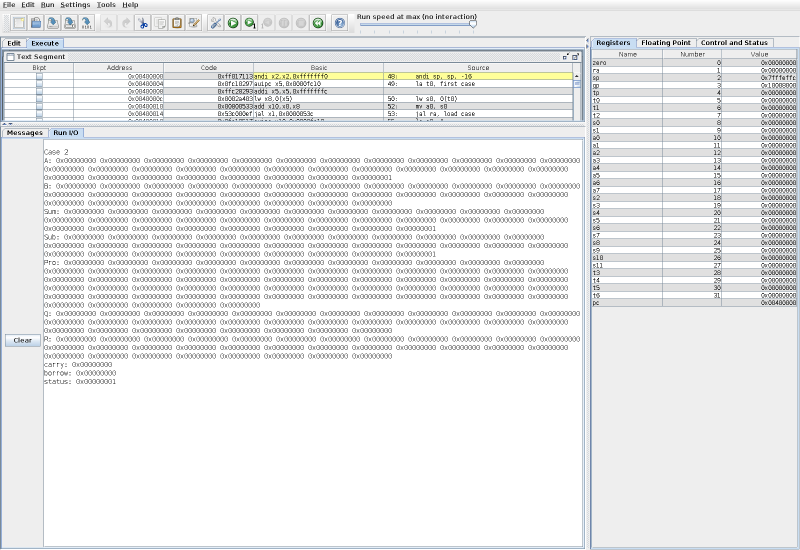
#> input picture lab/images/02-case-02-run-io.png, 1600 x 1100 px (shown at 1/2 size); its folder holds 4 pictures in this run
$ python make-figures.py
#> lines starting #> are read from the running program, lines starting #| are printed output that depends on the picture
#!/usr/bin/env python3
"""Crop the RARS screenshots in lab/images/ into the figures used by the report.

Each figure keeps only what the text discusses: the breakpoint line in the
Text Segment, the relevant rows of the Registers panel, and the relevant
cells of the Data Segment (boxed in red). Output goes to lab/images/report/.
All screenshots are 1600x1100 with the same RARS window layout.
"""
from pathlib import Path
from PIL import Image, ImageDraw, ImageFont

IMG = Path(__file__).resolve().parent.parent / "images"
OUT = IMG / "report"
FONT = ImageFont.truetype("/usr/share/fonts/truetype/wqy/wqy-zenhei.ttc", 20)
RED = (220, 0, 0)
ROW = 15

# Registers panel: header row, then zero..t6 and pc, 15 px each.
REG_NAMES = ["zero", "ra", "sp", "gp", "tp", "t0", "t1", "t2", "s0", "s1",
             "a0", "a1", "a2", "a3", "a4", "a5", "a6", "a7",
             "s2", "s3", "s4", "s5", "s6", "s7", "s8", "s9", "s10", "s11",
             "t3", "t4", "t5", "t6", "pc"]
REG_HEAD_Y, REG_ROW0_Y = 95, 117
REG_COLS = [(1180, 1326), (1442, 1598)]          # Name, Value

# Text Segment: header row and the yellow highlighted (current) line.
TEXT_HEAD_Y = 125
TEXT_COLS = [(150, 330), (508, 1150)]            # Address, Basic + Source

# Data Segment: header row, then rows of 8 words.
DATA_HEAD_Y, DATA_ROW0_Y = 473, 488
DATA_COLX = [10, 135, 262, 388, 514, 640, 766, 892, 1020, 1146]  # Address, +0 .. +1c


# [20 lines left out: functions hcat, vcat, not called in this run]


def columns(im, y0, y1, cols):
    return hcat([im.crop((a, y0, b, y1)) for a, b in cols], gap=2, bg=(160, 160, 160))


# [48 lines left out: functions label, text_rows, reg_rows, data_cells, not called in this run]


def shot(name):
#> called with name = '02-case-02-run-io'
    return Image.open(IMG / f"{name}.png").convert("RGB")
#> returned value is the input picture: PIL image 1600x1100 RGB; mean R, G, B 232.9, 233.9, 234.3


def save(img, name):
    OUT.mkdir(exist_ok=True)
    img.save(OUT / f"{name}.png")
    print(name, img.size)


def run_io(name, last_line_y):
    """Text area of the Run I/O tab, trimmed below the last line of output."""
    im = shot(name).crop((83, 286, 1165, last_line_y))
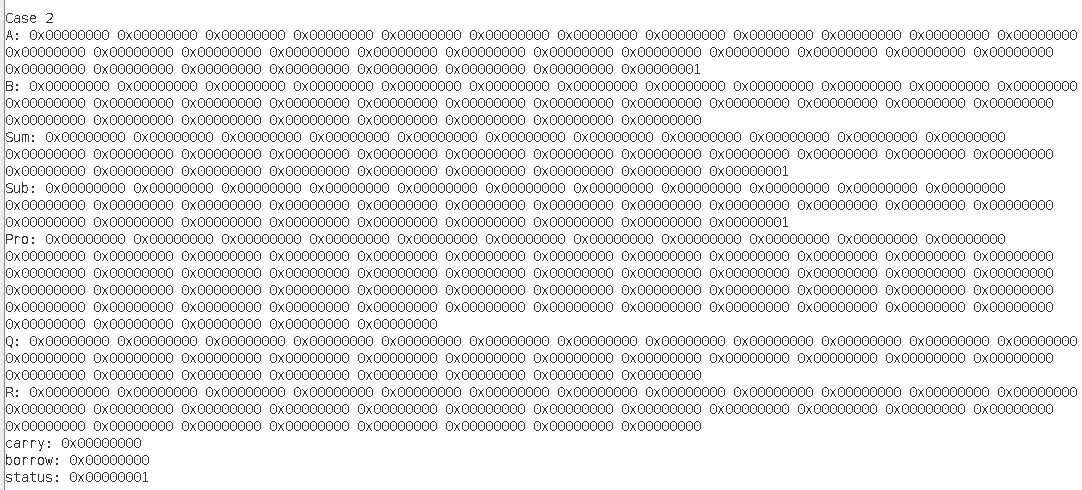
#> im: PIL image 1082x490 RGB; mean R, G, B 232.3, 232.3, 232.3
    g = im.convert("L")
    rows = [y for y in range(g.height) if g.crop((0, y, g.width, y + 1)).getextrema()[0] < 120]
#> rows = 287 values from 13 to 481
    return im.crop((0, max(rows[0] - 4, 0), im.width, rows[-1] + 5))
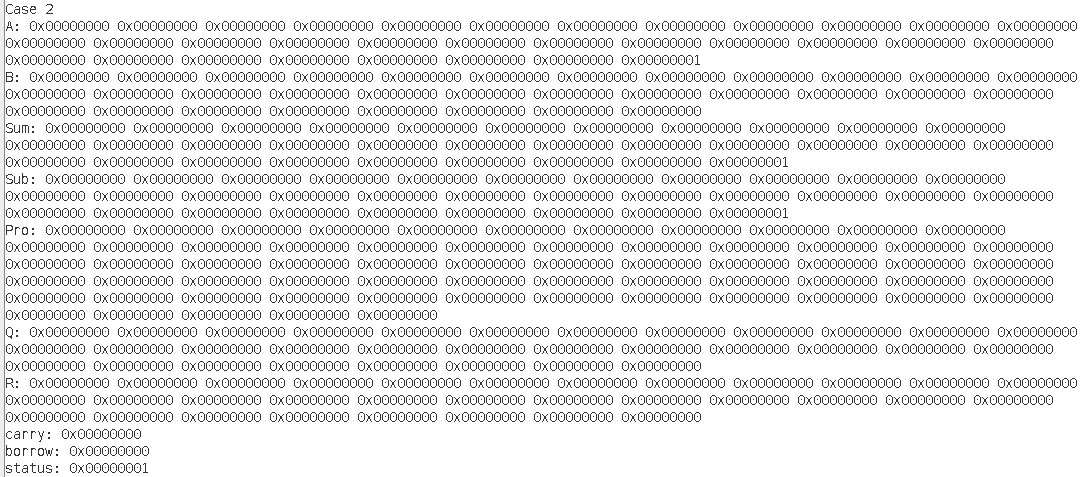
#> returned value: PIL image 1082x477 RGB; mean R, G, B 231.7, 231.7, 231.7


def main():
    # Run I/O output of one case (the text area of the Run I/O tab).
    for case in ("02", "08", "10"):
        save(run_io(f"02-case-{case}-run-io", 776), f"run-io-case-{case}")
#| run-io-case-02 (1082, 477)

    # Instruction Counter (case 8): the counter dialog and the first lines of Run I/O.
    im = shot("01-instruction-counter")
    save(vcat([im.crop((563, 400, 1037, 696)), im.crop((83, 836, 1165, 1002))], gap=8), "instruction-counter")

    # Registers before / after div1024, and after mul1024.
    regs = ["sp", "s0", "s1", "s2", "s3", "s4", "a0", "pc"]
    blocks = []
    for f, t in (("03c-after-mul", "mul1024 返回后"), ("03a-before-div", "调用 div1024 前"), ("03b-after-div", "div1024 返回后")):
        r = reg_rows(shot(f), regs)
        blocks.append(vcat([label(t, r.width), r]))
    save(hcat(blocks, gap=24), "regs-call")

    # add1024 / sub1024: breakpoint line + registers at the first two stops.
    for pre, title in (("04", "add-carry"), ("05", "sub-borrow")):
        a, b = shot(f"{pre}a-{title}-1"), shot(f"{pre}b-{title}-2")
        rows = ["a0", "t1", "t2", "t3", "t4", "t5", "pc"]
        ra, rb = reg_rows(a, rows), reg_rows(b, rows)
        pair = hcat([vcat([label("第 1 次停下（i = 0）", ra.width), ra]),
                     vcat([label("第 2 次停下（i = 1）", rb.width), rb])], gap=24)
        save(vcat([text_rows(a, before=5), pair], gap=12), title)

    # mul1024: T[31] / T[32] on the stack (sp = 0x7fffeee0) and s2 = i.
    a = shot("06a-mul-high-1")
    blocks = [text_rows(a, before=4)]
    for f, t in (("06a-mul-high-1", "第 1 次停下（i = 0 结束）"), ("06b-mul-high-2", "第 2 次停下（i = 1 结束）")):
        im = shot(f)
        r = reg_rows(im, ["sp", "s2"])
        d = data_cells(im, 0x7FFFEEE0, [0x7FFFEF5C, 0x7FFFEF60])
        body = hcat([r, d], gap=24)
        blocks.append(vcat([label(t, body.width), body]))
    save(vcat(blocks, gap=12), "mul-high")

    # div1024: s4 = i, t3/t4 = R[j]/B[j] of the last compare, Q[0] and R[0] in .data.
    a = shot("07a-div-1")
    blocks = [text_rows(a, before=6)]
    for f, t in (("07a-div-1", "第 1 次停下"), ("07b-div-2", "第 2 次停下"), ("07c-div-3", "第 3 次停下")):
        im = shot(f)
        r = reg_rows(im, ["sp", "s4", "t3", "t4"])
        d = data_cells(im, 0x10010200, [0x10010308, 0x10010388])
        body = hcat([r, d], gap=24)
        blocks.append(vcat([label(t, body.width), body]))
    save(vcat(blocks, gap=12), "div-steps")


if __name__ == "__main__":
#> (the run stopped early here; a loop or call above may not have finished)
